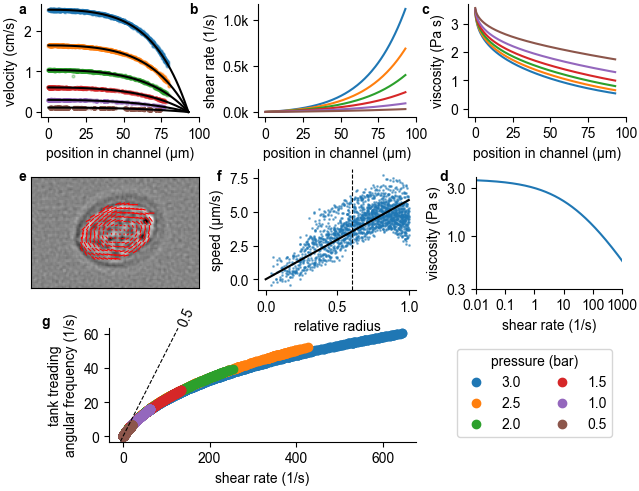

Here is the Python script that generated this plot:
from deformationcytometer.includes.includes import getInputFile
import matplotlib.pyplot as plt
import numpy as np
from pathlib import Path

from deformationcytometer.evaluation.helper_functions import plotDensityScatter, load_all_data, get_cell_properties
from deformationcytometer.evaluation.helper_functions import plot_velocity_fit, plot_density_hist, \
    plotDensityLevels, plotBinnedData
from deformationcytometer.includes.fit_velocity import fit_velocity, fit_velocity_pressures, getFitXY, getFitXYDot
settings_name = "strain_vs_stress_clean"
""" loading data """

import pylustrator
pylustrator.start()

def plot_velocity_fit(data, color=None):
    def getFitLine(pressure, p):
        config = {"channel_length_m": 5.8e-2, "channel_width_m": 186e-6}
        x, y = getFitXY(config, np.mean(pressure), p)
        return x, y

    for pressure in sorted(data.pressure.unique(), reverse=True):
        d = data[data.pressure == pressure]
        d = d.set_index(["eta0", "delta", "tau"])
        for p in d.index.unique():
            dd = d.loc[p]
            x, y = getFitLine(pressure, p)
            line, = plt.plot(np.abs(dd.rp), dd.velocity * 1e-3 * 1e2, "o", alpha=0.3, ms=2, color=color)
            plt.plot([], [], "o", ms=2, color=line.get_color(), label=f"{pressure:.1f}")
            l, = plt.plot(x[x>=0]* 1e+6, y[x>=0] * 1e2, color="k")
    plt.xlabel("position in channel (µm)")
    plt.ylabel("velocity (cm/s)")

def plot_velocity_fit_dot(data, color=None):
    def getFitLine(pressure, p):
        config = {"channel_length_m": 5.8e-2, "channel_width_m": 186e-6}
        x, y = getFitXYDot(config, np.mean(pressure), p)
        return x, y

    for pressure in sorted(data.pressure.unique(), reverse=True):
        d = data[data.pressure == pressure]
        d = d.set_index(["eta0", "delta", "tau"])
        for p in d.index.unique():
            dd = d.loc[p]
            x, y = getFitLine(pressure, p)
            #line, = plt.plot(np.abs(dd.rp), dd.velocity * 1e-3 * 1e2, "o", alpha=0.3, ms=2, color=color)
            #plt.plot([], [], "o", ms=2, color=line.get_color(), label=f"{pressure:.1f}")
            l, = plt.plot(x[x>=0]* 1e+6, -y[x>=0], color=color)
    plt.xlabel("position in channel (µm)")
    plt.ylabel("shear rate (1/s)")

def plot_viscisity(data, color=None):
    def getFitLine(pressure, p):
        config = {"channel_length_m": 5.8e-2, "channel_width_m": 186e-6}
        x, y = getFitXYDot(config, np.mean(pressure), p)
        return x, y

    for pressure in sorted(data.pressure.unique(), reverse=True):
        d = data[data.pressure == pressure]
        d = d.set_index(["eta0", "delta", "tau"])
        for p in d.index.unique():
            dd = d.loc[p]
            x, y = getFitLine(pressure, p)
            eta0 = data.iloc[0].eta0
            delta = data.iloc[0].delta
            tau = data.iloc[0].tau
            vel_grad = y
            eta = eta0 / (1 + tau ** delta * np.abs(vel_grad) ** delta)

            #line, = plt.plot(np.abs(dd.rp), dd.velocity * 1e-3 * 1e2, "o", alpha=0.3, ms=2, color=color)
            #plt.plot([], [], "o", ms=2, color=line.get_color(), label=f"{pressure:.1f}")
            l, = plt.plot(x[x>=0]* 1e+6, eta[x>=0], color=color)
    plt.xlabel("position in channel (µm)")
    plt.ylabel("viscosity (Pa s)")

def plot_omega(data, color=None):
    omega, mu1, eta1, k_cell, alpha_cell, epsilon = get_cell_properties(data)

    for pressure in sorted(data.pressure.unique(), reverse=True):
        d = data[data.pressure == pressure]
        w = omega[data.pressure == pressure]
        plt.plot(-d.vel_grad, w, "o", label=f"{pressure:.1f}")
    plt.axline((0,0), slope=0.5, linestyle="dashed", color="k", lw=0.8)
    plt.xlabel("shear rate (1/s)")
    plt.ylabel("tank treading\nangular frequency (1/s)")

def plot_viscisoty_over_shear_rate(data):
    eta0 = data.iloc[0].eta0
    delta = data.iloc[0].delta
    tau = data.iloc[0].tau
    vel_grad = np.geomspace(0.01, 1100, 1000)
    eta = eta0 / (1 + tau ** delta * np.abs(vel_grad) ** delta)
    plt.plot(vel_grad, eta)
    plt.xlabel("shear rate (1/s)")
    plt.ylabel("viscosity (Pa s)")
    plt.loglog()

def plot_tt(ax1, ax2):
    import tifffile
    import skimage.registration
    import scipy.special
    import pandas as pd
    import imageio
    from pathlib import Path

    target_folder = Path(r"\\131.188.117.96\biophysDS\emirzahossein\microfluidic cell rhemeter data\microscope_1\september_2020\2020_09_16_alginate2%_NIH_tanktreading\1\2020_09_16_14_32_59")
    data = pd.read_csv(target_folder / "output.csv")
    data2 = np.loadtxt(target_folder / "speeds_new.txt")
    # {cell_id} {data0.grad.mean()/(2*np.pi)} {speed} {data0.rp.mean()} {r2}
    print(np.max(data2[:, 4]))
    cell_id = int(data2[data2[:, 4] > 0.6, 0][1])
    factor_invert = -1
    #cell_id = int(data[data.rp > 50e-6].iloc[20].id)
    #cell_id = 781
    pixel_size = 0.34500000000000003

    data0 = data[data.id == cell_id]

    def getPerimeter(a, b):
        from scipy.special import ellipe

        # eccentricity squared
        e_sq = 1.0 - b ** 2 / a ** 2
        # circumference formula
        perimeter = 4 * a * ellipe(e_sq)

        return perimeter

    def getEllipseArcSegment(angle, a, b):
        e = (1.0 - a ** 2.0 / b ** 2.0) ** 0.5
        perimeter = scipy.special.ellipeinc(2.0 * np.pi, e)
        return scipy.special.ellipeinc(angle, e) / perimeter * 2 * np.pi  # - sp.special.ellipeinc(angle-0.1, e)

    def getArcLength(points, major_axis, minor_axis, ellipse_angle, center):
        p = points - np.array(center)  # [None, None]
        alpha = np.deg2rad(ellipse_angle)
        p = p @ np.array([[np.cos(alpha), -np.sin(alpha)], [np.sin(alpha), np.cos(alpha)]])

        distance_from_center = np.linalg.norm(p, axis=-1)
        angle = np.arctan2(p[..., 0], p[..., 1])
        angle = np.arctan2(np.sin(angle) / (major_axis / 2), np.cos(angle) / (minor_axis / 2))
        angle = np.unwrap(angle)

        r = np.linalg.norm([major_axis / 2 * np.sin(angle), minor_axis / 2 * np.cos(angle)], axis=0)

        length = getEllipseArcSegment(angle, minor_axis / 2, major_axis / 2)
        return length, distance_from_center / r

    def getImageStack(cell_id):
        return np.array([im for im in imageio.get_reader(target_folder / f"{cell_id:05}.tif")])

    def getMask(d1, im):
        rr, cc = skimage.draw.ellipse(40, 60, d1.short_axis / pixel_size / 2, d1.long_axis / pixel_size / 2, im.shape,
                                      -d1.angle * np.pi / 180)
        mask = np.zeros(im.shape, dtype="bool")
        mask[rr, cc] = 1
        return mask

    def getCenterLine(x, y):
        x = np.asarray(x)
        y = np.asarray(y)

        def func(x, m):
            return x * m

        import scipy.optimize
        p, popt = scipy.optimize.curve_fit(func, x, y, [1])
        return p[0], 0

    images = getImageStack(cell_id)
    times = np.array((data0.timestamp - data0.iloc[0].timestamp) * 1e-3)

    perimeter_pixels = getPerimeter(data0.long_axis.mean() / pixel_size / 2, data0.short_axis.mean() / pixel_size / 2)
    mask = getMask(data0.iloc[0], images[0])


    for i in range(len(images) - 1):
        dt = times[i + 1] - times[i]
        flow = skimage.registration.optical_flow_tvl1(images[i], images[i + 1], attachment=30)

        x, y = np.meshgrid(np.arange(flow[0].shape[1]), np.arange(flow[0].shape[0]), sparse=False, indexing='xy')
        x = x.flatten()
        y = y.flatten()
        flow = flow.reshape(2, -1)

        ox, oy = [60, 40]
        distance = np.sqrt((x - ox) ** 2 + (y - oy) ** 2)
        projected_speed = ((x - ox) * flow[0] - (y - oy) * flow[1]) / distance

        angle, distance_to_center = getArcLength(np.array([x, y]).T, data0.long_axis.mean() / pixel_size,
                                                 data0.short_axis.mean() / pixel_size,
                                                 data0.angle.mean(), [ox, oy])

        indices_middle = (distance_to_center < 1) & ~np.isnan(projected_speed)

        #data_x.extend(distance_to_center[indices_middle])
        #data_y.extend(projected_speed[indices_middle] / dt / perimeter_pixels)

        if i == 0:
            inside = mask[y, x]
            plt.sca(ax1)
            plt.imshow(images[i], cmap="gray")
            factor = 2
            skip = 3
            for i in np.arange(len(x))[inside]:
                if x[i] % skip == 0 and y[i] % skip == 0:
                    plt.plot([x[i], x[i] + flow[1][i]*factor], [y[i], y[i] + flow[0][i]*factor], "r", lw=0.8)
                #plt.plot([x[i]], [y[i]], "ro")
            #plt.axis("equal")
            if factor_invert == -1:
                plt.ylim(0, images[0].shape[0])
            plt.xticks([])
            plt.yticks([])

            plt.sca(ax2)
            x = distance_to_center[indices_middle]
            y = projected_speed[indices_middle] / dt / perimeter_pixels
            y = y*factor_invert
            plt.plot(x, y, "o", ms=1, alpha=0.5)
            m, t = getCenterLine(x, y)
            x2 = np.linspace(0, max(x), 2)
            plt.plot(x2, x2*m, "-k")
            plt.axvline(0.6, linestyle="dashed", lw=0.8, color="k")
            plt.xlabel("relative radius")
            plt.ylabel("speed (µm/s)")
            break

    #m, t = getCenterLine(data_x, data_y)

    #cr = np.corrcoef(data_y, m * np.array(data_x))
    #r2 = np.corrcoef(data_y, m * np.array(data_x))[0, 1] ** 2

    #return m, r2

# load the data and the config
data, config = load_all_data(rf"\\131.188.117.96\biophysDS\emirzahossein\microfluidic cell rhemeter data\microscope_1\september_2020\2020_09_16_alginate2%_NIH_tanktreading\1\*_result.txt")

data = data[np.abs(data.velocity-data.velocity_fitted) < 1.5]

plt.subplot(241)
plot_velocity_fit(data)
#plt.legend(title="pressure (bar)")
plt.subplot(242)
plot_velocity_fit_dot(data)
plt.subplot(243)
plot_viscisity(data)
plt.subplot(244)
plot_viscisoty_over_shear_rate(data)

plot_tt(plt.subplot(245), plt.subplot(246))

plt.subplot(247)
plot_omega(data)
plt.legend(title="pressure (bar)")

#% start: automatic generated code from pylustrator
plt.figure(1).ax_dict = {ax.get_label(): ax for ax in plt.figure(1).axes}
import matplotlib as mpl
plt.figure(1).set_size_inches(16.250000/2.54, 12.490000/2.54, forward=True)
plt.figure(1).axes[0].set_xlim(-4.5522522522522415, 100.0)
plt.figure(1).axes[0].set_xticks([0.0, 25.0, 50.0, 75.0, 100.0])
plt.figure(1).axes[0].set_xticklabels(["0", "25", "50", "75", "100"], fontsize=10.0, fontweight="normal", color="black", fontstyle="normal", fontname="Arial", horizontalalignment="center")
plt.figure(1).axes[0].set_position([0.064770, 0.760389, 0.246095, 0.230404])
plt.figure(1).axes[0].set_zorder(1)
plt.figure(1).axes[0].spines['right'].set_visible(False)
plt.figure(1).axes[0].spines['top'].set_visible(False)
plt.figure(1).axes[0].text(0.5, 0.5, 'New Text', transform=plt.figure(1).axes[0].transAxes)  # id=plt.figure(1).axes[0].texts[0].new
plt.figure(1).axes[0].texts[0].set_fontname("Arial")
plt.figure(1).axes[0].texts[0].set_position([-0.144428, 0.914934])
plt.figure(1).axes[0].texts[0].set_text("a")
plt.figure(1).axes[0].texts[0].set_weight("bold")
plt.figure(1).axes[0].text(0.5, 0.5, 'New Text', transform=plt.figure(1).axes[0].transAxes)  # id=plt.figure(1).axes[0].texts[1].new
plt.figure(1).axes[0].texts[1].set_position([0.935586, 0.914934])
plt.figure(1).axes[0].texts[1].set_text("b")
plt.figure(1).axes[0].texts[1].set_weight("bold")
plt.figure(1).axes[1].set_xlim(-4.5522522522522415, 100.0)
plt.figure(1).axes[1].set_ylim(-55.86716058117165, 1173.4714408394984)
plt.figure(1).axes[1].set_xticks([0.0, 25.0, 50.0, 75.0, 100.0])
plt.figure(1).axes[1].set_yticks([0.0, 500.0, 1000.0])
plt.figure(1).axes[1].set_xticklabels(["0", "25", "50", "75", "100"], fontsize=10.0, fontweight="normal", color="black", fontstyle="normal", fontname="Arial", horizontalalignment="center")
plt.figure(1).axes[1].set_yticklabels(["0.0k", "0.5k", "1.0k"], fontsize=10)
plt.figure(1).axes[1].set_position([0.404050, 0.760389, 0.246095, 0.230404])
plt.figure(1).axes[1].spines['right'].set_visible(False)
plt.figure(1).axes[1].spines['top'].set_visible(False)
plt.figure(1).axes[1].yaxis.labelpad = 3.217221
plt.figure(1).axes[2].set_xlim(-4.5522522522522415, 100.0)
plt.figure(1).axes[2].set_ylim(-0.3, 3.713736076371506)
plt.figure(1).axes[2].set_xticks([0.0, 25.0, 50.0, 75.0, 100.0])
plt.figure(1).axes[2].set_yticks([0.0, 1.0, 2.0, 3.0])
plt.figure(1).axes[2].set_xticklabels(["0", "25", "50", "75", "100"], fontsize=10.0, fontweight="normal", color="black", fontstyle="normal", fontname="Arial", horizontalalignment="center")
plt.figure(1).axes[2].set_yticklabels(["0", "1", "2", "3"], fontsize=10.0, fontweight="normal", color="black", fontstyle="normal", fontname="Arial", horizontalalignment="right")
plt.figure(1).axes[2].set_position([0.731926, 0.760493, 0.246095, 0.230404])
plt.figure(1).axes[2].spines['right'].set_visible(False)
plt.figure(1).axes[2].spines['top'].set_visible(False)
plt.figure(1).axes[2].text(0.5, 0.5, 'New Text', transform=plt.figure(1).axes[2].transAxes)  # id=plt.figure(1).axes[2].texts[0].new
plt.figure(1).axes[2].texts[0].set_position([-0.296585, 0.914934])
plt.figure(1).axes[2].texts[0].set_text("c")
plt.figure(1).axes[2].texts[0].set_weight("bold")
plt.figure(1).axes[3].set_xlim(0.01, 1000.0)
plt.figure(1).axes[3].set_ylim(0.3, 3.869813081501242)
plt.figure(1).axes[3].set_xticks([0.01, 0.1, 1.0, 10.0, 100.0, 1000.0])
plt.figure(1).axes[3].set_yticks([0.3, 1.0, 3.0])
plt.figure(1).axes[3].set_xticklabels(["0.01", "0.1", "1", "10", "100", "1000"], fontsize=10.0, fontweight="normal", color="black", fontstyle="normal", fontname="Arial", horizontalalignment="center")
plt.figure(1).axes[3].set_yticklabels(["0.3", "1.0", "3.0"], fontsize=10.0, fontweight="normal", color="black", fontstyle="normal", fontname="Arial", horizontalalignment="right")
plt.figure(1).axes[3].set_position([0.743330, 0.411794, 0.229335, 0.227322])
plt.figure(1).axes[3].set_yticks([np.nan], minor=True)
plt.figure(1).axes[3].spines['right'].set_visible(False)
plt.figure(1).axes[3].spines['top'].set_visible(False)
plt.figure(1).axes[3].text(0.5, 0.5, 'New Text', transform=plt.figure(1).axes[3].transAxes)  # id=plt.figure(1).axes[3].texts[0].new
plt.figure(1).axes[3].texts[0].set_position([-0.249134, 0.970890])
plt.figure(1).axes[3].texts[0].set_text("d")
plt.figure(1).axes[3].texts[0].set_weight("bold")
plt.figure(1).axes[4].set_position([0.048858, 0.411794, 0.262007, 0.227322])
plt.figure(1).axes[4].text(0.5, 0.5, 'New Text', transform=plt.figure(1).axes[4].transAxes)  # id=plt.figure(1).axes[4].texts[0].new
plt.figure(1).axes[4].texts[0].set_position([-0.076818, 0.972343])
plt.figure(1).axes[4].texts[0].set_text("e")
plt.figure(1).axes[4].texts[0].set_weight("bold")
plt.figure(1).axes[5].set_position([0.404050, 0.408138, 0.246095, 0.245674])
plt.figure(1).axes[5].set_zorder(1)
plt.figure(1).axes[5].spines['right'].set_visible(False)
plt.figure(1).axes[5].spines['top'].set_visible(False)
plt.figure(1).axes[5].lines[0].set_markeredgecolor("#1f77b40a")
plt.figure(1).axes[5].lines[0].set_markerfacecolor("#1f77b40a")
plt.figure(1).axes[5].text(0.5, 0.5, 'New Text', transform=plt.figure(1).axes[5].transAxes)  # id=plt.figure(1).axes[5].texts[0].new
plt.figure(1).axes[5].texts[0].set_position([-0.261610, 0.914316])
plt.figure(1).axes[5].texts[0].set_text("f")
plt.figure(1).axes[5].texts[0].set_weight("bold")
plt.figure(1).axes[6].legend(ncol=2, title="pressure (bar)", fontsize=10.0, title_fontsize=10.0)
plt.figure(1).axes[6].set_position([0.170477, 0.100614, 0.479668, 0.230404])
plt.figure(1).axes[6].spines['right'].set_visible(False)
plt.figure(1).axes[6].spines['top'].set_visible(False)
plt.figure(1).axes[6].get_legend()._set_loc((1.139701, -0.385349))
plt.figure(1).axes[6].get_legend()._set_loc((1.133176, 0.038948))
plt.figure(1).axes[6].text(0.5, 0.5, 'New Text', transform=plt.figure(1).axes[6].transAxes)  # id=plt.figure(1).axes[6].texts[0].new
plt.figure(1).axes[6].texts[0].set_position([-0.219584, 1.023109])
plt.figure(1).axes[6].texts[0].set_text("g")
plt.figure(1).axes[6].texts[0].set_weight("bold")
plt.figure(1).axes[6].text(0.5, 0.5, 'New Text', transform=plt.figure(1).axes[6].transAxes)  # id=plt.figure(1).axes[6].texts[1].new
plt.figure(1).axes[6].texts[1].set_position([0.218108, 1.023109])
plt.figure(1).axes[6].texts[1].set_rotation(67.0)
plt.figure(1).axes[6].texts[1].set_text("0.5")
#% end: automatic generated code from pylustrator
plt.savefig(__file__[:-3]+".png")
plt.savefig(__file__[:-3]+".pdf")
plt.show()
